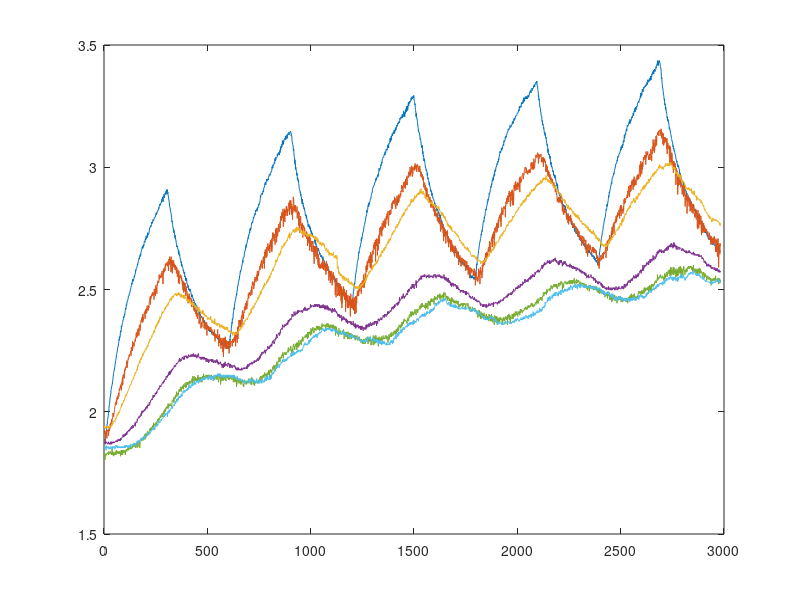
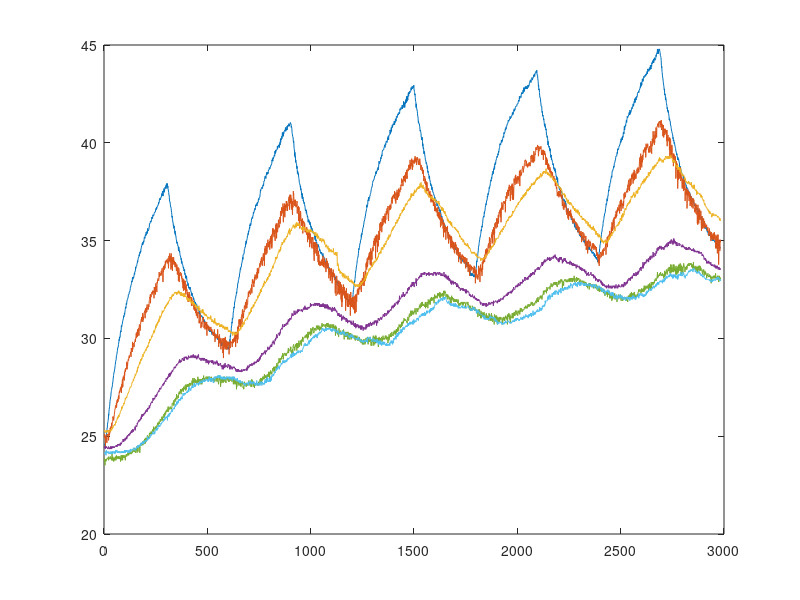

The MATLAB script that drew these images, in order:
M = csvread('output_files/june5_1-41.csv');
time = 1:length(M);
title('Raw Voltage vs. Time')
xlabel('Time')
ylabel('Voltage')
plot(time, M);
figure;
title('Temperature vs. Time')
xlabel('Time')
ylabel('Temperature')
plot(time, M * 100/7.67);